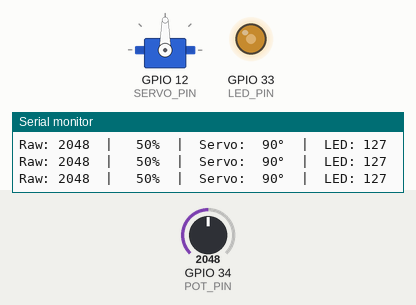
A sketch run on a simulated ESP32. Parts: servo, output pins drawn as LEDs (lit = HIGH), the last lines printed to the serial monitor. The inputs (shaded band) are chosen by the test bench; at power-on: GPIO 34 (POT_PIN) = 2048.

Above: at 1.2 s.
1.3 s: GPIO 34 (POT_PIN) set to 2866
At 2.5 s:
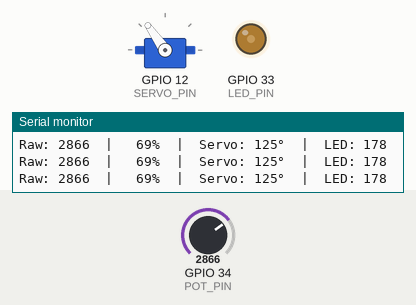
2.8 s: GPIO 34 (POT_PIN) set to 4095
At 3.1 s:
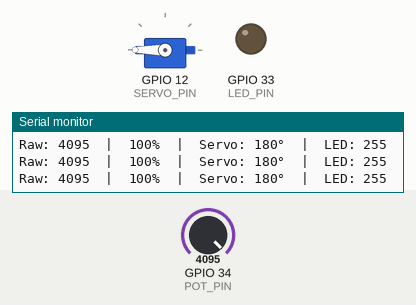
4.3 s: GPIO 34 (POT_PIN) set to 1228
At 4.7 s:
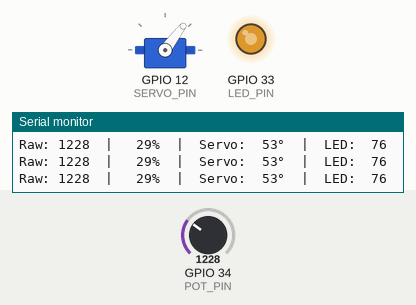
5.8 s: GPIO 34 (POT_PIN) set to 491
At 6.9 s:
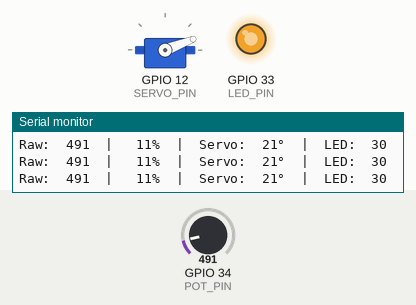
7.3 s: GPIO 34 (POT_PIN) set to 0
At 8.5 s:
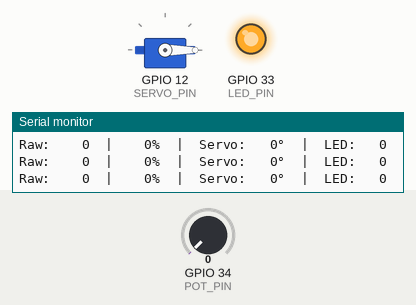
8.8 s: GPIO 34 (POT_PIN) set to 3603
At 10.2 s:
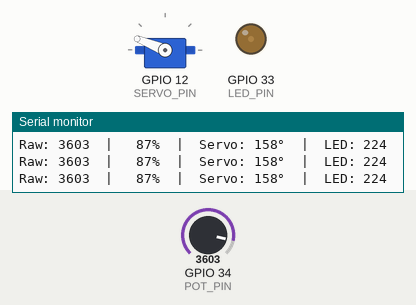
Timing chart, 0 to 11.3 s (numbered marks = the images above; inputs shaded):
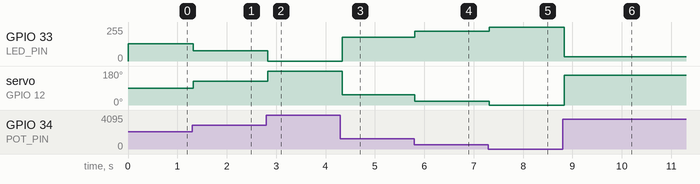

The sketch:

Potentiometer.ino
```cpp
/**
 * A6 — Potentiometer (Analog Input)
 * ===================================
 * Board : AI Thinker ESP32-CAM
 *
 * Wiring:
 *   Pot left pin  → GND
 *   Pot middle    → GPIO 34 (wiper / analog out)
 *   Pot right pin → 3.3V
 *
 * Also controls servo position and LED brightness as demo.
 * GPIO 34 is input-only — do not try to drive it as output.
 */
#include <ESP32Servo.h>

#define POT_PIN    34
#define SERVO_PIN  12
#define LED_PIN    33   // onboard status LED (active LOW)
#define LED_CH     4

Servo myServo;

void setup() {
  Serial.begin(115200);
  myServo.attach(SERVO_PIN, 500, 2500);
  ledcSetup(LED_CH, 5000, 8);
  ledcAttachPin(LED_PIN, LED_CH);
  Serial.println("=== Potentiometer Demo ===");
  Serial.println("Rotate pot: controls servo angle & LED brightness");
}

void loop() {
  int raw    = analogRead(POT_PIN);                   // 0–4095
  int angle  = map(raw, 0, 4095, 0, 180);            // servo degrees
  int bright = map(raw, 0, 4095, 255, 0);            // LED (inverted active LOW)
  int pct    = map(raw, 0, 4095, 0, 100);

  myServo.write(angle);
  ledcWrite(LED_CH, bright);

  Serial.printf("Raw: %4d  |  %3d%%  |  Servo: %3d°  |  LED: %3d\n",
                raw, pct, angle, 255 - bright);
  delay(50);
}
```

Measured:
- after the input at 1.3 s, GPIO 33 (LED_PIN): 128/255 → 77/255 at once; servo on GPIO 12 (SERVO_PIN): 90° → 125° at once
- after the input at 2.8 s, GPIO 33 (LED_PIN): 77/255 → 0/255 at once; servo on GPIO 12 (SERVO_PIN): 125° → 180° at once
- after the input at 4.3 s, GPIO 33 (LED_PIN): 0/255 → 178/255 at once; servo on GPIO 12 (SERVO_PIN): 180° → 53° at once
- after the input at 5.8 s, GPIO 33 (LED_PIN): 178/255 → 224/255 at once; servo on GPIO 12 (SERVO_PIN): 53° → 21° at once
- after the input at 7.3 s, GPIO 33 (LED_PIN): 224/255 → 255/255 at once; servo on GPIO 12 (SERVO_PIN): 21° → 0° at once
- after the input at 8.8 s, GPIO 33 (LED_PIN): 255/255 → 31/255 at once; servo on GPIO 12 (SERVO_PIN): 0° → 158° at once
